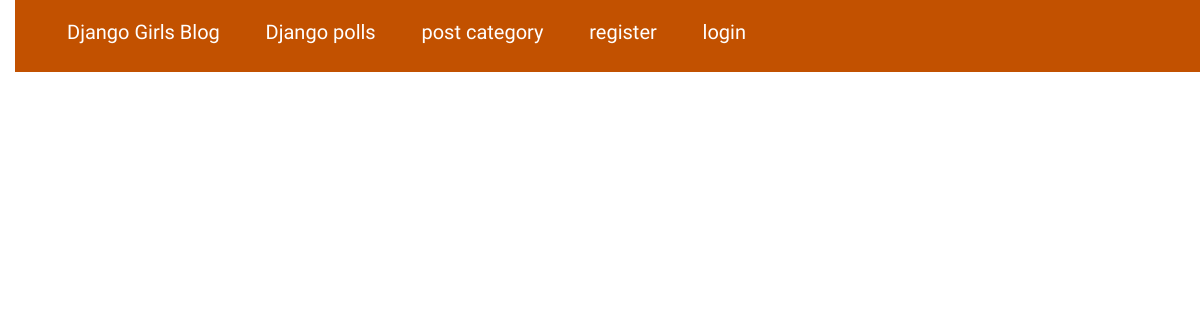
Page /category/detail/7/ on the earlier database version.
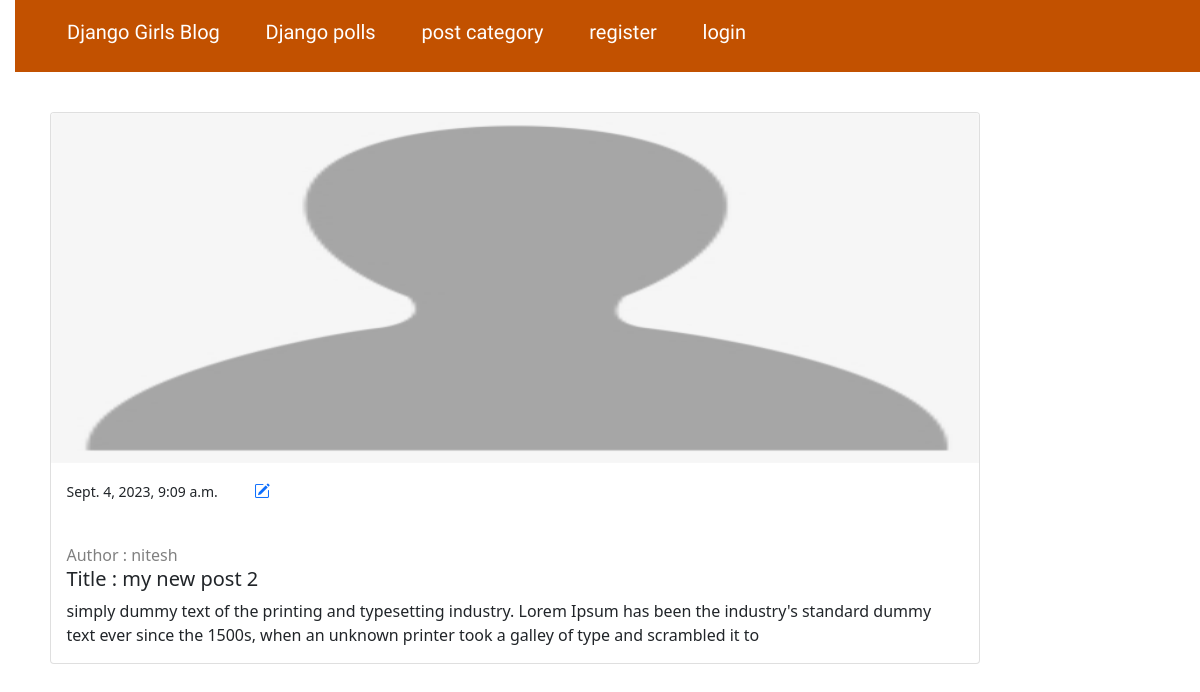
Same page on the later database version.
### djangogirls/models.py (models this page shows, shortened)
class Post(models.Model):
    author = models.ForeignKey(
        settings.AUTH_USER_MODEL, null=True, blank=True, on_delete=models.CASCADE)
    slug = models.SlugField(max_length=200, unique=True)
    title = models.CharField(max_length=200)
    text = models.TextField()
    image = models.ImageField(upload_to='postimg/', null=True, blank=True)
    feature_img = models.ImageField(
        upload_to='featureimg/', null=True, blank=True)
    category = models.ForeignKey(
        Category, null=True, on_delete=models.SET_NULL)
    tags = models.ManyToManyField(Tags, related_name='post_tag')
    created_date = models.DateTimeField(default=timezone.now)
    published_date = models.DateTimeField(auto_now_add=True)

class User(AbstractUser):
    GENDER_CHOICES = (
        ('M', 'Male'),
        ('F', 'Female'),
    )
    STATE_CHOICES = (
        ("rajasthan", "rajasthan"),
        ("punjab", "punjab"),
        ("uttarpradesh", "uttarpradesh"),
    )
    username = models.CharField(
        max_length=50, blank=True, null=True, unique=True)
    email = models.EmailField(_('email address'), unique=True)
    user_profile = models.ImageField(upload_to='avatar', blank=True, null=True)
    city = models.CharField(max_length=200)
    gender = models.CharField(
        max_length=200, choices=GENDER_CHOICES, default='')
    state = models.CharField(max_length=200, choices=STATE_CHOICES, default='')
    dob = models.DateField(null=True, blank=True)
    country = models.CharField(max_length=200)
    zip_code = models.IntegerField(null=True)
    phone_no = models.PositiveIntegerField(validators=[MaxValueValidator(9999999999)])
    USERNAME_FIELD = 'email'
    REQUIRED_FIELDS = ['username', 'first_name']

### djangogirls/views.py (the view)
# urls.py: path('category/detail/<int:pk>/', catDetail, name='cat_detail')
def catDetail(request, pk):
    cat = Category.objects.get(pk=pk).id
    posts = Post.objects.filter(category=cat)
    print(posts)
    context = {
        'posts': posts,
    }
    return render(request, 'djangogirls/cat_detail.html', context)

### djangogirls/templates/djangogirls/cat_detail.html (shortened to what this page needs)
{% extends 'djangogirls/base.html' %}
{% block content %}
{% for post in posts %}
<div class="col-sm-10 card mb-3">
    {% if post.feature_img %}
    <img src="{{post.feature_img.url}}" class="card-img-top" alt="..." style="height: 350px;">
    {% else %}
    <img src="" class="card-img-top" alt="pic">
    {% endif %}
    <div class="card-body">
        <p class="card-text"><small
                class="text-body-secondary">{{post.published_date}}</small>&ensp;&ensp;&ensp;&ensp;
            <a href="{% url 'post_edit' slug=post.slug %}"><i class="bi bi-pencil-square"></i></a>
        </p>
        <a  href="/authordetail/?id={{post.author.id}}" style="text-decoration: none; color: gray;"><p class="card-text" >Author : {{post.author.first_name}}</p></a>
        <h5 class="card-title">Title : {{post.title}}</h5>
        <p class="card-text">{{post.text}}</p>
    </div>
</div>
{% endfor %}
{% endblock %}

### djangogirls/templates/djangogirls/base.html (shortened to what this page needs)
{% load static %}
<!DOCTYPE html>
<html lang="en">
<head>
    <link rel="stylesheet" href="https://cdn.jsdelivr.net/npm/bootstrap-icons@1.10.5/font/bootstrap-icons.css">
    <link rel="stylesheet" href="https://cdn.jsdelivr.net/npm/bootstrap@5.1.3/dist/css/bootstrap.min.css"
>
    <link rel="stylesheet" href="{% static '/css/djangogirls.css' %}">
</head>
<body>
    <header class="page-header">
        <div class="container d-flex">
            <h1><a href="/">Django Girls Blog<a></h1> &nbsp; &nbsp; &nbsp; &nbsp; &nbsp; &nbsp;
            <h1><a href="{% url 'polls:homepage' %}">Django polls<a></h1> &nbsp; &nbsp; &nbsp; &nbsp; &nbsp; &nbsp;
            <h1><a href="{% url 'post_category' %}">post category<a></h1> &nbsp; &nbsp; &nbsp; &nbsp; &nbsp; &nbsp;
            {% if user.is_authenticated %}
            <h1><a href="{% url 'userprofileview' %}">{{user.first_name}}<a></h1> &nbsp; &nbsp; &nbsp; &nbsp; &nbsp;
            &nbsp;
            <h1><a href="{% url 'userlogout' %}">logout<a></h1> &nbsp; &nbsp; &nbsp; &nbsp; &nbsp; &nbsp;
            <h1><a href="{% url 'post_new' %}">Create Post<a></h1> &nbsp; &nbsp; &nbsp; &nbsp; &nbsp; &nbsp;
            {% else %}
            <h1><a href="/register/">register<a></h1> &nbsp; &nbsp; &nbsp; &nbsp; &nbsp; &nbsp;
            <h1><a href="/login/">login<a></h1> &nbsp; &nbsp; &nbsp; &nbsp; &nbsp; &nbsp;
            {% endif %}
        </div>
    </header>
    <main class="container">
        <div class="row">
            <div class="col">
                {% block content %}
                {% endblock %}
            </div>
        </div>
    </main>
</body>
</html>

### djangogirls/static/css/djangogirls.css (style rules this page uses)
body { padding-left: 15px; }
.page-header { background-color: #C25100; margin-top: 0; margin-bottom: 40px; padding: 20px 20px 20px 40px; }
.page-header h1, .page-header h1 a, .page-header h1 a:visited, .page-header h1 a:active { color: #ffffff; font-size: 15pt; text-decoration: none; }
h1, h2, h3, h4 { font-family: 'Lobster', cursive; }

Differences in the rows shown:
added Post: feature_img (picture), published_date "Sept. 4, 2023, 9:09 a.m.", author.first_name "nitesh", title "my new post 2", text "simply dummy text of the printing and typesetting industry. Lorem Ipsum has been the industry's standard dummy text ever since the 1500s, when an unknown printer took a galley of type and scrambled it to"
